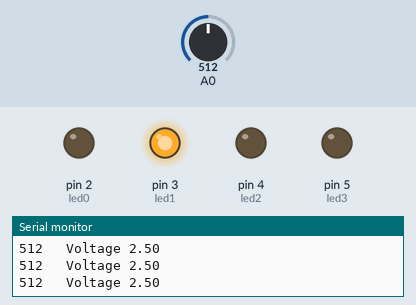
Bench run of a sketch on a simulated Arduino Uno, built with avr-gcc and run on an emulated ATmega328P. Parts: output pins drawn as LEDs (lit = HIGH), the last lines printed to the serial monitor. Inputs (shaded band) come from the test bench; at power-on: A0 = 512.

Above: at 0.9 s.
1.3 s: A0 set to 597
4.3 s: A0 set to 628
At 4.53 s:
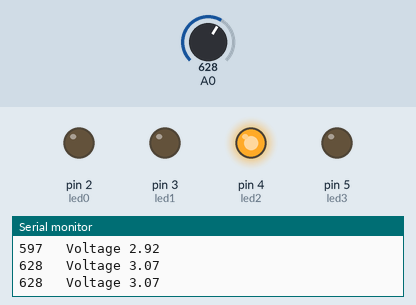
7.3 s: A0 set to 800
10.3 s: A0 set to 830
At 10.58 s:
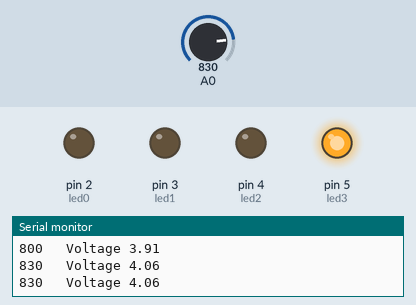
13.3 s: A0 set to 306
At 13.5 s:
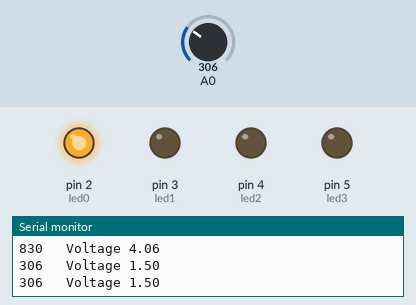
16.3 s: A0 set to 400
19.3 s: A0 set to 424
At 19.54 s:
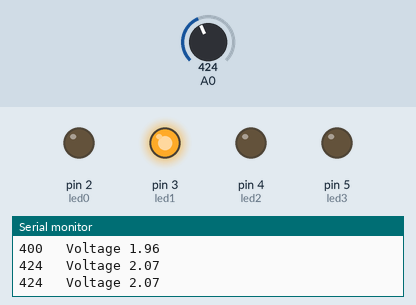
Timing chart, 0 to 22.3 s (numbered marks = the images above; inputs shaded):
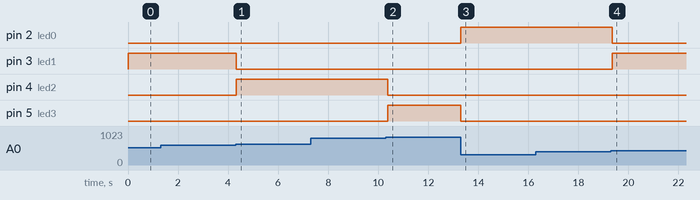

The sketch:

LED4_Analog.ino
```cpp
/*
 * LED4_Analog
 * Aleks McCormick
 * 2022/02/07
 * Spring 2022 EE 102
 * Original Program by D. Thorsen 2012/02/15
 * Lights LEDs in response to Analog input voltage value
 */

/******************************************/
/***          Global Variables          ***/
/******************************************/
 // Define the LEDs and what pin they are connected to
 int led0 = 2;
 int led1 = 3;
 int led2 = 4;
 int led3 = 5;

 // Define variables for the recorded value & calculated voltage
 int sensorValue;
 float sensorVoltage;

/******************************************/
/***          Setup Function            ***/
/******************************************/
void setup() {
  // define the pins connected to the LEDs as outputs
  pinMode(led0, OUTPUT);
  pinMode(led1, OUTPUT);
  pinMode(led2, OUTPUT);
  pinMode(led3, OUTPUT);

 // Initilize the serial output
  Serial.begin(9600);
  while (!Serial) { };
  Serial.println("ready\n");
}

/******************************************/
/***            Main Program            ***/
/******************************************/
void loop() {
  sensorValue = analogRead(A0); //reads count (0 to 1023) on analog input A0
  sensorVoltage = sensorValue*(5.0/1023); //converts sensorValue count value to voltage value

  Serial.print(sensorValue);     //prints count value to Serial Monitor
  Serial.print("\t Voltage ");   //prints tab then Voltage to serial Monitor
  Serial.println(sensorVoltage); //prints voltage value to Serial Monitor

  if(sensorVoltage > 1 && sensorVoltage < 2){ //Sets led 0 on if sensorVoltage between 1 && 2 volts
    digitalWrite(led0,HIGH);
  }
  if(sensorVoltage > 2 && sensorVoltage < 3){ //Sets led 1 on if sensorVoltage between 2 && 3 volts
    digitalWrite(led1, HIGH);
  }
  if(sensorVoltage > 3 && sensorVoltage < 4){ //Sets led 2 on if sensorVoltage between 3 && 4 volts
    digitalWrite(led2, HIGH);
  }
  if(sensorVoltage > 4 ){ //Sets led 3 on if sensorVoltage greater than 4 V
    digitalWrite(led3, HIGH);
  }

 // delay loop for 0.1 seconds
  delay(100);

 // Turn off the LEDs
  digitalWrite(led0,LOW);
  digitalWrite(led1,LOW);
  digitalWrite(led2,LOW);
  digitalWrite(led3,LOW);
}
```

Measured:
- the behaviour switches between 613 and 614 on A0 (found by bisection; images 0 and 1)
- the behaviour switches between 818 and 819 on A0 (found by bisection; images 1 and 2)
- the behaviour switches between 409 and 410 on A0 (found by bisection; images 3 and 4)
- after the input at 4.3 s, pin 3 (led1): HIGH → LOW at once; pin 4 (led2): LOW → HIGH at once
- after the input at 10.3 s, pin 4 (led2): HIGH → LOW after 0.08 s; pin 5 (led3): LOW → HIGH after 0.08 s
- after the input at 13.3 s, pin 2 (led0): LOW → HIGH at once; pin 5 (led3): HIGH → LOW at once
- after the input at 19.3 s, pin 2 (led0): HIGH → LOW after 0.05 s; pin 3 (led1): LOW → HIGH after 0.05 s
